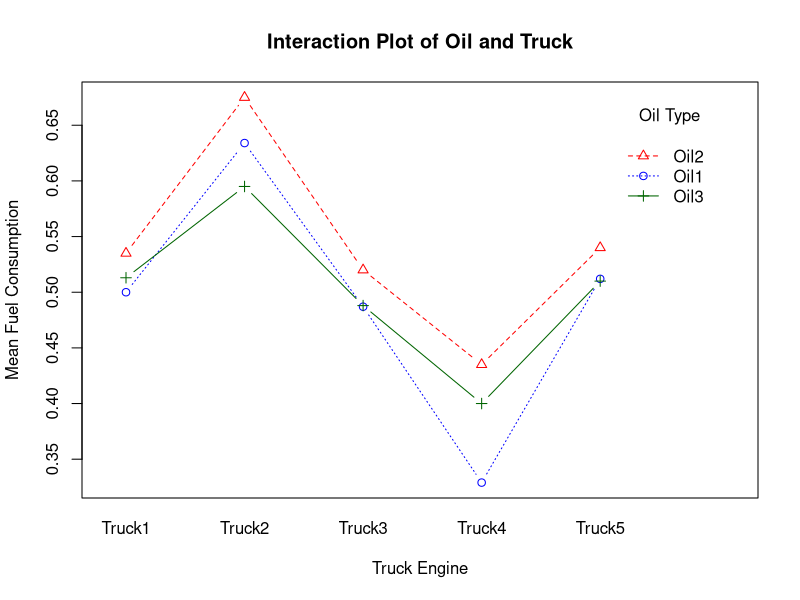

Generate this figure with R:
# DSC6008 Assignment 3
# Question 1: Two-way ANOVA

# 1. Enter the experimental data
data <- data.frame(
  Oil = rep(c("Oil1", "Oil2", "Oil3"), each = 10),

  Truck = rep(
    rep(paste0("Truck", 1:5), each = 2),
    times = 3
  ),

  Fuel = c(
    0.480, 0.520, 0.614, 0.654, 0.467, 0.507,
    0.309, 0.349, 0.492, 0.532,

    0.515, 0.555, 0.655, 0.695, 0.500, 0.540,
    0.415, 0.455, 0.520, 0.560,

    0.493, 0.533, 0.575, 0.615, 0.468, 0.508,
    0.380, 0.420, 0.490, 0.530
  )
)

# Convert Oil and Truck into categorical variables
data$Oil <- as.factor(data$Oil)
data$Truck <- as.factor(data$Truck)

# Check the dataset
print(data)

# 2. Fit the two-way ANOVA model
model <- aov(Fuel ~ Oil * Truck, data = data)

# 3. Display the ANOVA table
print(summary(model))

# Q1(c): Interaction Plot

interaction.plot(
  x.factor = data$Truck,
  trace.factor = data$Oil,
  response = data$Fuel,
  fun = mean,
  type = "b",
  pch = c(1, 2, 3),
  col = c("blue", "red", "darkgreen"),
  xlab = "Truck Engine",
  ylab = "Mean Fuel Consumption",
  trace.label = "Oil Type",
  main = "Interaction Plot of Oil and Truck"
)

# Q1(d): Tukey's HSD Test
print(TukeyHSD(model, which = "Oil"))
